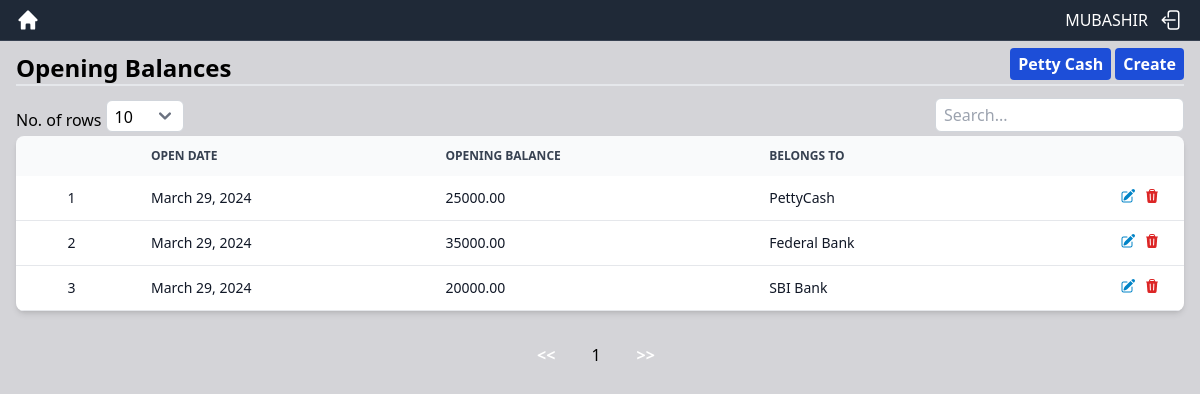
Page /view_opening_balance/ (signed in) on the committed database.
### pettycash_app/models.py (models this page shows, shortened)
class OpeningBalance(models.Model):
    TYPE = (
        ('PettyCash', 'PettyCash'),
        ('Federal Bank', 'Federal Bank'),
        ('SBI Bank', 'SBI Bank'),
    )
    id = models.UUIDField(primary_key=True, default=uuid.uuid4, unique=True, editable=False)
    opening_balance = models.DecimalField(max_digits=50, decimal_places=2)
    opening_balance_of = models.CharField(max_length=50, choices=TYPE)
    opening_date = models.DateField(null=True, blank=True)

### pettycash_app/views.py (the view)
# urls.py: path('view_opening_balance/', views.viewOpeningBalance, name='view_opening_balance'),
@login_required
@staff_member_required
def viewOpeningBalance(request):
    open_balance_form = OpeningBalanceForm()
    open_balances = OpeningBalance.objects.all()
    open_balances_exists = open_balances.exists()
    context = {'open_balances': open_balances, 'open_balance_form': open_balance_form, 'open_balances_exists': open_balances_exists}
    return render(request, 'opening_balances.html', context)

### pettycash_app/forms.py
class OpeningBalanceForm(forms.ModelForm):
    class Meta:
        model = OpeningBalance
        fields = '__all__'
        widgets = {
            'opening_date': forms.DateInput(attrs={
                'id': 'formOPDate',
                'class': 'block bg-white p-2.5 w-full text-sm rounded-lg border-none focus:ring-blue-500',
                'placeholder': 'Select Opening Date',
                'type': 'date',
            }),
            'opening_balance': forms.NumberInput(attrs={
                'id': 'formOPBalance',
                'class': 'bg-white text-gray-900 pl-8 text-sm rounded-lg border-none focus:ring-blue-500 block w-full p-2.5',
                'placeholder': 'Opening Balance',
            }),
            'opening_balance_of': forms.Select(attrs={
                'id': 'formOPCurrent',
                'class': 'bg-white text-gray-900 pl-8 text-sm rounded-lg border-none focus:ring-blue-500 block w-full p-2.5',
            }),
        }

### pettycash_app/templates/opening_balances.html (shortened to what this page needs)
{% extends 'index.html' %}
{% load static %}
{% block content %}
    <div class="flex justify-between">
        <span class="text-2xl font-bold flex self-end">Opening Balances</span>
        <div>
            <a href="{% url "pettycash_app:view_pettycash" %}"><button class="bg-blue-700 p-1 px-2 mb-1 text-base font-bold rounded text-white cursor-pointer">Petty Cash</button></a>
            <button data-modal-target="create-modal" data-modal-toggle="create-modal" class="bg-blue-700 p-1 px-2 mb-1 text-base font-bold rounded text-white cursor-pointer">Create</button>
        </div>
    </div>
    <hr class="border dark:border-gray-800">
    <div class="mt-3">
        {% if open_balances_exists %}
        <div class="flex justify-between mb-1">
            <div class="flex items-end">
                <span class="font-medium">No. of rows</span>
                <select id="showEntriesSelect" class="ms-1 px-2 py-1 w-18 h-8 border border-gray-300 rounded-md focus:outline-none focus:border-blue-500">
                    <option value="10">10</option>
                </select>
            </div>
            <input type="text" id="searchInput" placeholder="Search..." class="px-2 py-1 border border-gray-300 rounded-md focus:outline-none focus:border-blue-500">
        </div>
        <div class="relative overflow-x-auto shadow-md sm:rounded-lg">
            <table id="op_table" class="w-full text-sm text-left rtl:text-right text-gray-500 dark:text-gray-400">
                <thead class="text-xs text-gray-700 uppercase bg-gray-50 dark:bg-gray-700 dark:text-gray-400">
                    <tr>
                        <th scope="col" class="px-6 py-3 text-center"></th>
                        <th scope="col" class="px-6 py-3">Open Date</th>
                        <th scope="col" class="px-6 py-3">Opening Balance</th>
                        <th scope="col" class="px-6 py-3">Belongs To</th>
                        <th scope="col" class="px-6 py-3"></th>
                    </tr>
                </thead>
                <tbody>
                    {% for open_balance in open_balances %}
                        <tr class="bg-white border-b dark:bg-gray-800 dark:border-gray-700 hover:bg-gray-50 dark:hover:bg-gray-600">
                            <th scope="row" class="px-6 py-3 font-medium text-gray-900 whitespace-nowrap dark:text-white text-center">{{ forloop.counter }}</th>
                            <th scope="row" class="px-6 py-3 font-medium text-gray-900 whitespace-nowrap dark:text-white">{{ open_balance.opening_date }}</th>
                            <th scope="row" class="px-6 py-3 font-medium text-gray-900 whitespace-nowrap dark:text-white">{{ open_balance.opening_balance }}</th>
                            <th scope="row" class="px-6 py-3 font-medium text-gray-900 whitespace-nowrap dark:text-white">{{ open_balance.opening_balance_of }}</th>
                            <th scope="row" class="px-6 py-3 flex justify-end font-medium text-gray-900 whitespace-nowrap dark:text-white">
                                <div class="flex gap-x-2">
                                    <div data-modal-target="update-modal" data-modal-toggle="update-modal" data-opId="{{open_balance.id}}" data-opBalance="{{open_balance.opening_balance}}" data-opCurrent="{{open_balance.current_show}}" data-opDate="{{open_balance.opening_date}}" class="op-update-icon">
                                    </div>
                                    <div data-modal-target="delete-modal" data-modal-toggle="delete-modal" data-opId="{{open_balance.id}}" data-opBalance="{{open_balance.opening_balance}}" data-opDate="{{open_balance.opening_date}}" class="op-delete-icon">
                                    </div>
                                </div>
                            </th>
                        </tr>
                    {% endfor %}
                </tbody>
            </table>
        </div>
        <div id="pagination" class="flex justify-center mt-6">
        </div>
        {% else %}
            <div class="flex justify-center">
                <span class="font-bold text-xl">No categories to view. <span data-modal-target="create-modal" data-modal-toggle="create-modal" class="text-blue-700 cursor-pointer">Create</span> a category.</span>
            </div>
        {% endif %}
    </div>
{% endblock content %}

### pettycash_app/templates/index.html (shortened to what this page needs)
{% load static %}
<!DOCTYPE html>
<html>
    <head>
        <script src="https://cdn.tailwindcss.com"></script>
        <link href="https://cdnjs.cloudflare.com/ajax/libs/flowbite/2.3.0/flowbite.min.css" rel="stylesheet" />
        <link rel="stylesheet" type="text/css" href="https://cdnjs.cloudflare.com/ajax/libs/jqueryui/1.12.1/jquery-ui.min.css">
    </head>
    <body id="pageBodyView" class="bg-zinc-300 scroll-smooth">
        <nav class="fixed top-0 z-50 w-full border-b bg-gray-800 border-gray-700">
            <div class="flex items-center justify-between text-white font-bold p-2 px-4">
                <div>
                    <a href="{% url "pettycash_app:choose_cashbook" %}" class="flex items-center">
                    </a>
                </div>
                <div class="flex items-center gap-x-3">
                    <span class="font-medium uppercase">{{request.user}}</span>
                    <a href="/auth/logout/">
                    </a>
                </div>
            </div>
        </nav>
        <div class="mt-10 px-4 py-2">
            {% block content %}{% endblock content %}
        </div>
    </body>
</html>

### rows in the picture
OpeningBalance: opening_date "March 29, 2024", opening_balance "25000.00", opening_balance_of "PettyCash"
OpeningBalance: opening_date "March 29, 2024", opening_balance "35000.00", opening_balance_of "Federal Bank"
OpeningBalance: opening_date "March 29, 2024", opening_balance "20000.00", opening_balance_of "SBI Bank"

### other values in the picture
{{ request.user }} "MUBASHIR"
